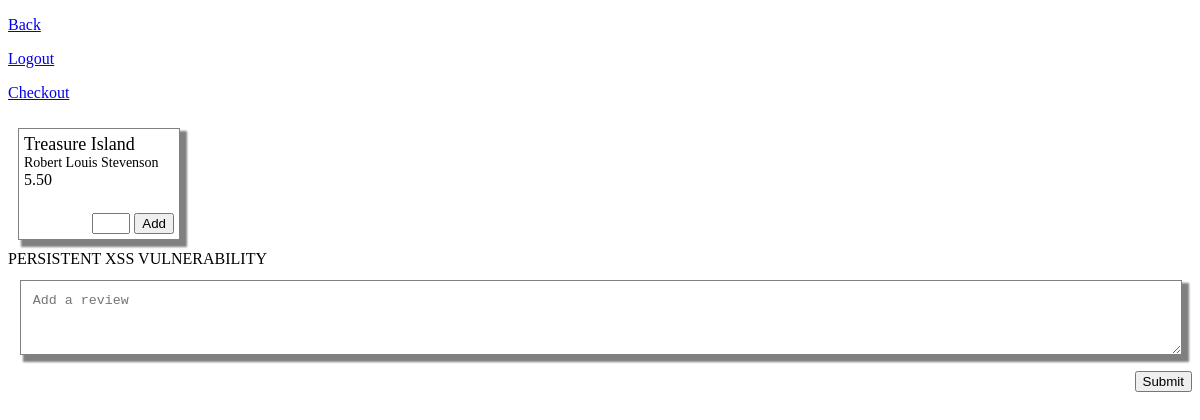
The page /Project/item.php?id=2 (signed in) on the database its author committed.
### tables this page shows
CREATE TABLE Books (
	id INT PRIMARY KEY AUTO_INCREMENT,
	title VARCHAR(255) NOT NULL,
	author VARCHAR(255) NOT NULL,
	price DECIMAL(6,2) NOT NULL,
	fiction BOOLEAN,
	nonfiction BOOLEAN,
	adventure BOOLEAN,
	mystery BOOLEAN,
	history BOOLEAN,
	biography BOOLEAN,
	fantasy BOOLEAN
);

### Project/item.php (the view, shortened to what this page needs)
<?php
require('db.php');
$id = $_GET["id"];
$id = mysqli_real_escape_string($con,stripslashes($id));
$result = mysqli_query($con,"SELECT * FROM Books WHERE id='$id'");
$result = mysqli_fetch_assoc($result);
?>
<!DOCTYPE html>
<html>
<head>
	<link rel="stylesheet" href="css/style.css" />
	<link rel="stylesheet" href="css/item.css" />
</head>
<body>
	<div class="form">
		<p><a href="index.php">Back</a></p>
		<p><a href="logout.php">Logout</a></p>
		<p><a href="checkout.php">Checkout</a></p>
	</div>
	<div class="book-item">
		<div class="book-title">
			<?php echo $result["title"]; ?>
		</div>
		<div class="book-author">
			<?php echo $result["author"]; ?>
		</div>
		<div class="book-price">
			<?php echo $result["price"]; ?>
		</div>
		<form class='add-to-cart' method="post" action="<?php $_SERVER["REQUEST_URI"]; ?>">
			<input type='number' class='input-num' name='number' min="0">
			<input type='submit' value='Add'>
		</form>
	</div>
	<div>PERSISTENT XSS VULNERABILITY</div>
	<form method="post" action="review.php">
		<textarea id="textbox" name="review" class="review" placeholder="Add a review"></textarea>
		<input type='submit' class='right' value='Submit'>
	</form>
</body>
</html>

### Project/css/style.css (style rules this page uses)
.book-item { display: inline-block; margin: 10px; width: 150px; height: 100px; vertical-align: top; border: 1px solid grey; box-shadow: 5px 5px 2px 2px grey; padding: 5px; position: relative; }
.book-title { font-size: 18px; }
.book-author { font-size: 14px; }
.input-num { width: 30px; }
.add-to-cart { position: absolute; bottom: 5px; right: 5px; }

### Project/css/item.css (style rules this page uses)
.review { margin: 1%; border: 1px solid grey; box-shadow: 5px 5px 2px 2px grey; padding: 1%; }
#textbox { margin: 1%; padding: 1%; width: 96%; min-height: 50px; }
.right { float: right; }

### rows shown on the page
books: title "Treasure Island", author "Robert Louis Stevenson", price "5.50"
